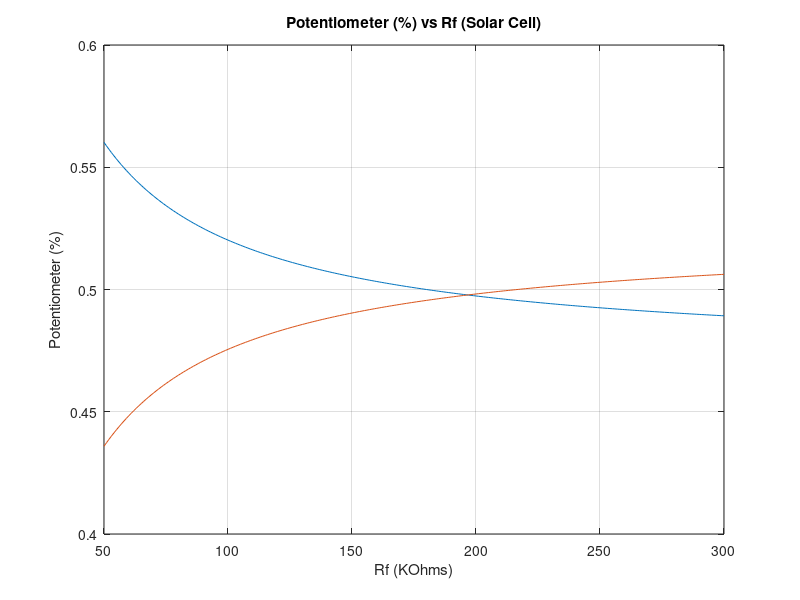
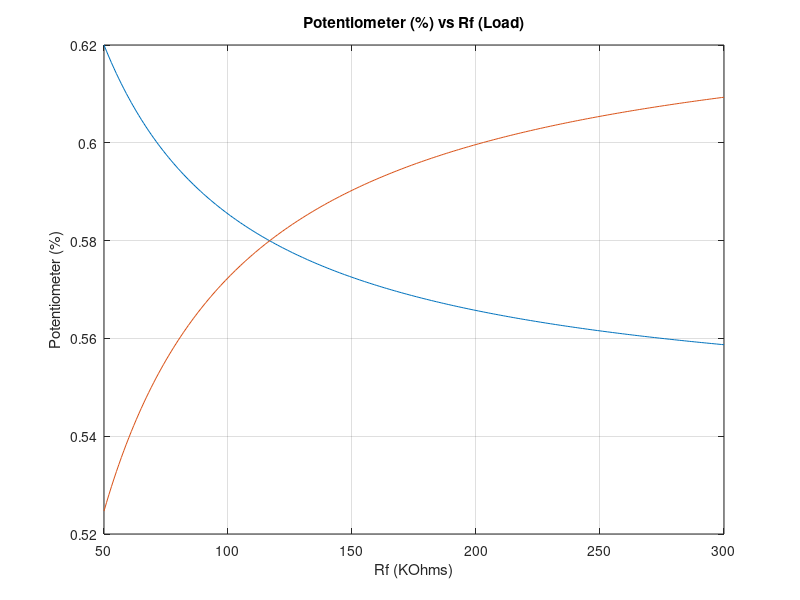

MATLAB code for these plots, in order:
% Finding the value of feedback resistances
% Author : Atick Faisal
%-------------------------------------------------%
% Lets take R1 = 10k
% Vref = 6.8V

% Truns on at 13.0, turns off at 14.4
%----------------------------------------%
Rf = 50:1:300;
UTL = (6.8 * Rf) ./ (10 + Rf) + (14.4 * 10) ./ (10 + Rf);
pot_level1 = UTL / 14.4;
UTL = (6.8 * Rf) ./ (10 + Rf);
pot_level2 = UTL / 13.0;
figure;
plot(Rf, pot_level1, Rf, pot_level2);
grid on;
title("Potentiometer (%) vs Rf (Solar Cell)");
xlabel("Rf (KOhms)");
ylabel("Potentiometer (%)");

% Truns on at 12.5, turns off at 10.8
%----------------------------------------%
Rf = 50:1:300;
UTL = (6.8 * Rf) ./ (10 + Rf) + (12.5 * 10) ./ (10 + Rf);
pot_level1 = UTL / 12.5;
UTL = (6.8 * Rf) ./ (10 + Rf);
pot_level2 = UTL / 10.8;
figure;
plot(Rf, pot_level1, Rf, pot_level2);
grid on;
title("Potentiometer (%) vs Rf (Load)");
xlabel("Rf (KOhms)");
ylabel("Potentiometer (%)");
